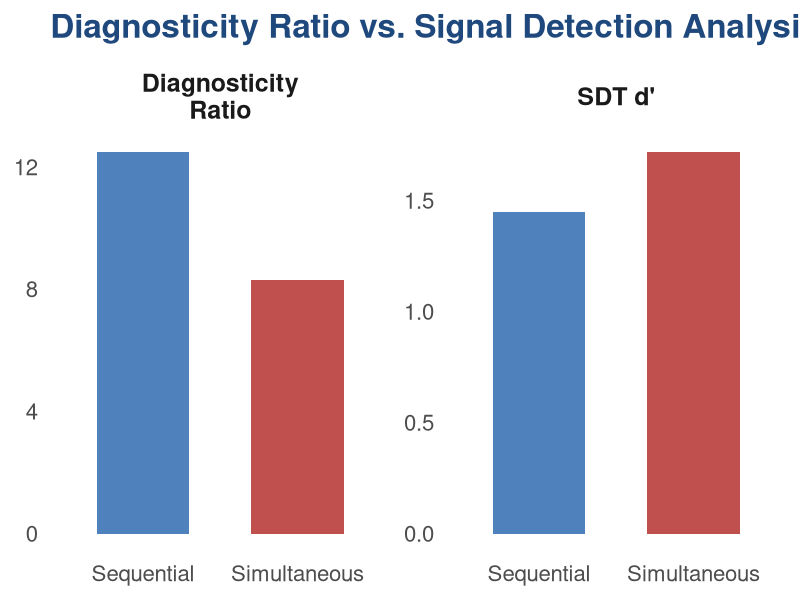
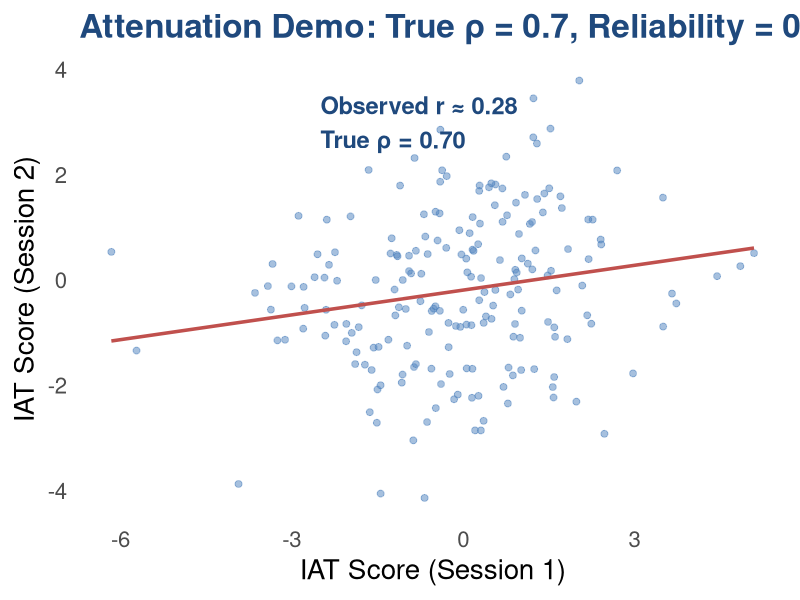
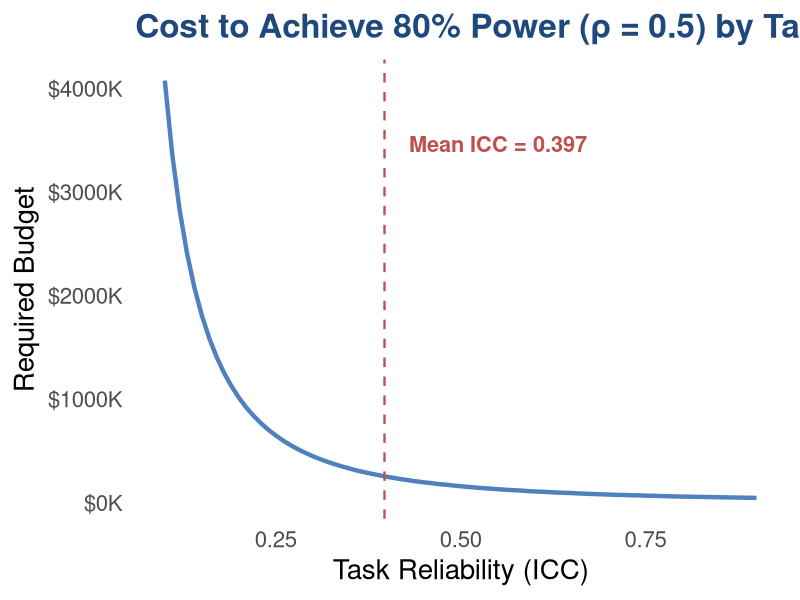
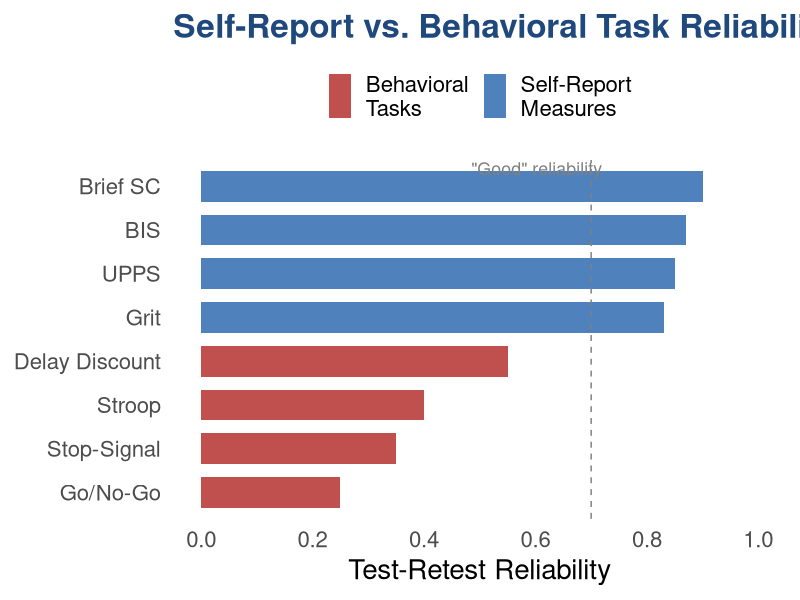
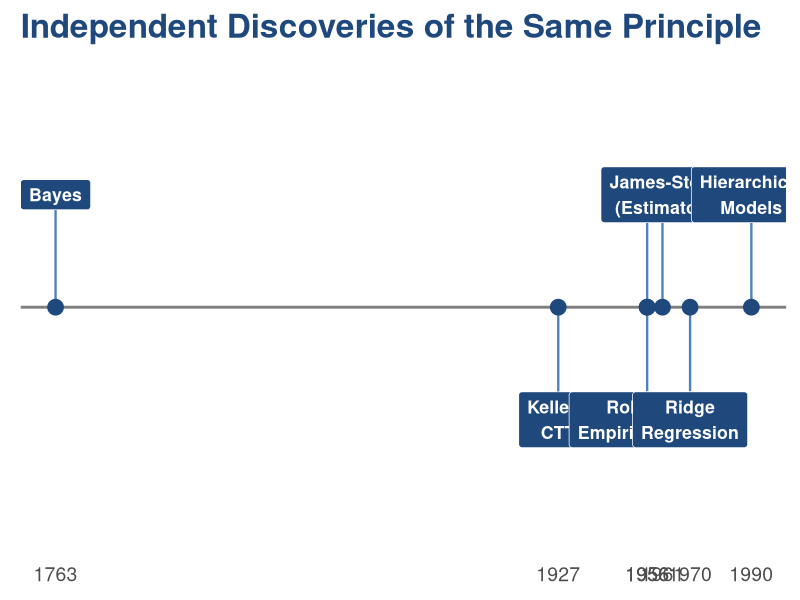
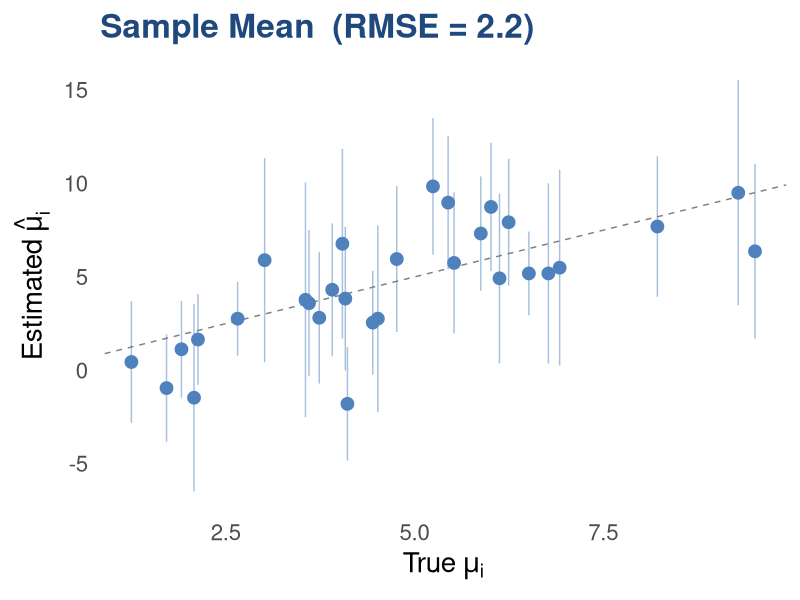
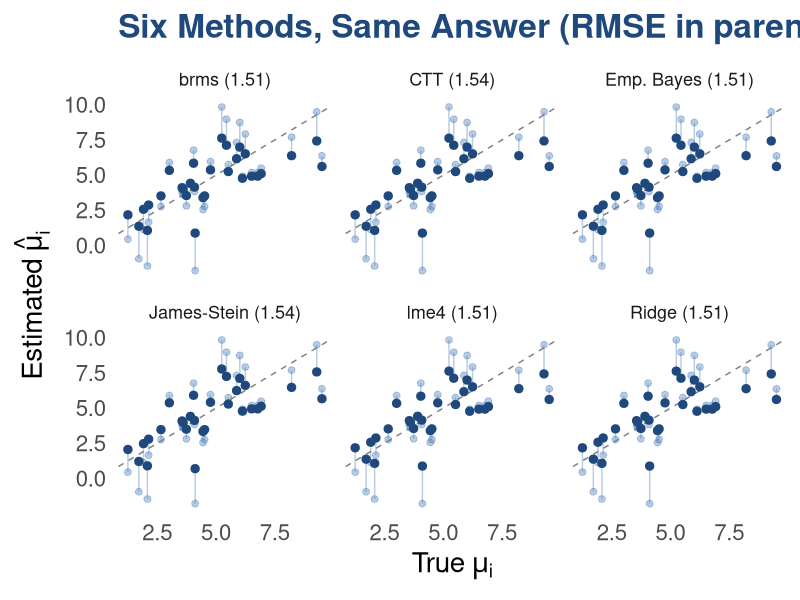
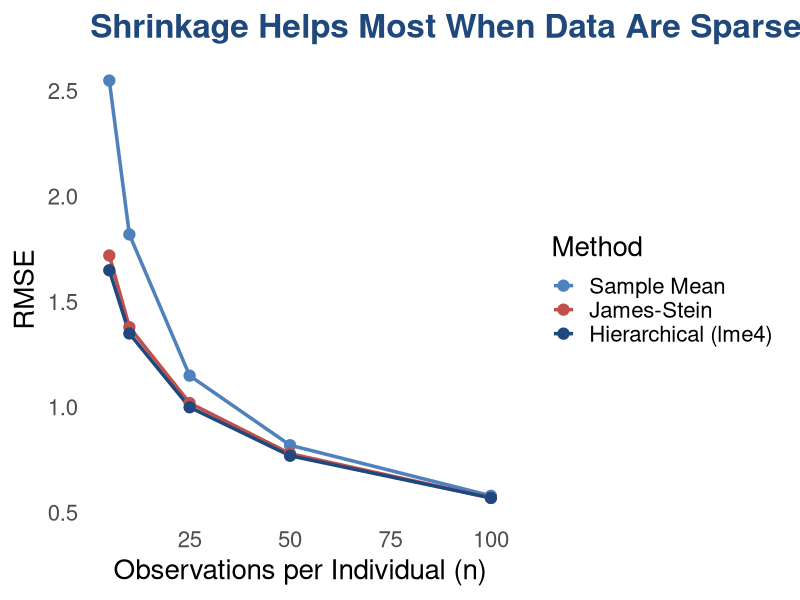

Source code (R) for these figures, in order:
## ---- chunk 1
library(dplyr)
library(tidyr)
library(ggplot2)
library(kableExtra)

# PPTX-matched color palette
col_steelblue  <- "#4F81BD"
col_burgundy   <- "#C0504D"
col_olive      <- "#9BBB59"
col_purple     <- "#8064A2"
col_teal       <- "#4BACC6"
col_orange     <- "#F79646"
col_darkblue   <- "#1F497D"
col_lightbg    <- "#EEECE1"

# ggplot theme matching white slide background
theme_slide <- theme_minimal(base_size = 20) +
  theme(panel.grid = element_blank(),
        plot.title = element_text(size = 24, face = "bold", color = "#1F497D"),
        plot.background = element_rect(fill = "white", color = NA),
        panel.background = element_rect(fill = "white", color = NA))
## ---- chunk 2
hedge_df <- data.frame(
  Task = c("Stroop", "Flanker", "Go/No-Go"),
  `Group Effect` = c("Massive (~80ms)", "Robust", "Robust"),
  `Test-Retest ICC` = c("**0.60**", "**0.40**", "**0.25**"),
  check.names = FALSE
)

kbl(hedge_df, escape = FALSE, align = "lcc") %>%
  kable_styling(font_size = 24, full_width = FALSE) %>%
  row_spec(0, background = col_darkblue, color = "white")
## ---- chunk 3
#| fig-width: 9
#| fig-height: 4.5

lineup_df <- data.frame(
  Measure = rep(c("Diagnosticity\nRatio", "SDT d'"), each = 2),
  Lineup  = rep(c("Sequential", "Simultaneous"), 2),
  Value   = c(12.5, 8.3, 1.45, 1.72)
)

ggplot(lineup_df, aes(x = Lineup, y = Value, fill = Lineup)) +
  geom_col(width = 0.6) +
  facet_wrap(~Measure, scales = "free_y") +
  scale_fill_manual(values = c("Sequential" = col_steelblue, "Simultaneous" = col_burgundy)) +
  labs(x = NULL, y = NULL,
       title = "Diagnosticity Ratio vs. Signal Detection Analysis") +
  theme_slide +
  theme(legend.position = "none",
        strip.text = element_text(size = 18, face = "bold"))
## ---- chunk 4
#| fig-width: 9
#| fig-height: 4.5

set.seed(43202)
n_pts <- 200
theta <- rnorm(n_pts, 0, 1)
x_obs <- theta + rnorm(n_pts, 0, sqrt(1/0.4 - 1))
y_obs <- 0.7 * theta + rnorm(n_pts, 0, sqrt(1 - 0.7^2)) +
  rnorm(n_pts, 0, sqrt(1/0.4 - 1))

iat_df <- data.frame(
  `IAT Score (Session 1)` = x_obs,
  `IAT Score (Session 2)` = y_obs,
  check.names = FALSE
)

ggplot(iat_df, aes(x = `IAT Score (Session 1)`, y = `IAT Score (Session 2)`)) +
  geom_point(color = col_steelblue, alpha = 0.5, size = 2) +
  geom_smooth(method = "lm", se = FALSE, color = col_burgundy, linewidth = 1.2) +
  annotate("text", x = -2.5, y = 3, hjust = 0,
           label = paste0("Observed r ≈ 0.28\nTrue ρ = 0.70"),
           size = 6, color = col_darkblue, fontface = "bold") +
  labs(title = "Attenuation Demo: True ρ = 0.7, Reliability = 0.4") +
  theme_slide
## ---- chunk 5
#| fig-width: 9
#| fig-height: 4.5

rel_vals <- seq(0.1, 0.9, by = 0.01)
rho_target <- 0.5
alpha_level <- 0.05
power_target <- 0.8
z_alpha <- qnorm(1 - alpha_level / 2)
z_beta <- qnorm(power_target)

# Required N for detecting rho_target at given reliability
# Attenuated r = rho * sqrt(rel1 * rel2), assume rel1 = rel2
r_att <- rho_target * rel_vals
n_required <- pmax(ceiling((z_alpha + z_beta)^2 / (0.5 * log((1 + r_att)/(1 - r_att)))^2 + 3), 10)
cost_per_subj <- 1300  # ~$1300 per fMRI participant (scanning + overhead)
cost <- n_required * cost_per_subj

fmri_df <- data.frame(Reliability = rel_vals, N = n_required, Cost = cost / 1000)

ggplot(fmri_df, aes(x = Reliability, y = Cost)) +
  geom_line(color = col_steelblue, linewidth = 1.5) +
  geom_vline(xintercept = 0.397, linetype = 2, color = col_burgundy, linewidth = 0.8) +
  annotate("text", x = 0.43, y = max(fmri_df$Cost) * 0.85,
           label = "Mean ICC = 0.397", hjust = 0,
           size = 5.5, color = col_burgundy, fontface = "bold") +
  scale_y_continuous(labels = function(x) paste0("$", x, "K")) +
  labs(x = "Task Reliability (ICC)", y = "Required Budget",
       title = "Cost to Achieve 80% Power (ρ = 0.5) by Task Reliability") +
  theme_slide
## ---- chunk 6
#| fig-width: 9
#| fig-height: 4.5

enkavi_df <- data.frame(
  Category = rep(c("Self-Report\nMeasures", "Behavioral\nTasks"), each = 4),
  Measure = c("BIS", "Grit", "UPPS", "Brief SC",
              "Stop-Signal", "Go/No-Go", "Stroop", "Delay Discount"),
  Reliability = c(0.87, 0.83, 0.85, 0.90,
                  0.35, 0.25, 0.40, 0.55)
)

ggplot(enkavi_df, aes(x = reorder(Measure, Reliability), y = Reliability, fill = Category)) +
  geom_col(width = 0.7) +
  geom_hline(yintercept = 0.7, linetype = 2, color = "gray50") +
  annotate("text", x = 8.4, y = 0.72, label = '"Good" reliability',
           color = "gray50", size = 4.5, hjust = 1) +
  coord_flip() +
  scale_fill_manual(values = c("Self-Report\nMeasures" = col_steelblue,
                                "Behavioral\nTasks" = col_burgundy)) +
  scale_y_continuous(limits = c(0, 1), breaks = seq(0, 1, 0.2)) +
  labs(x = NULL, y = "Test-Retest Reliability",
       title = "Self-Report vs. Behavioral Task Reliability") +
  theme_slide +
  theme(legend.position = "top", legend.title = element_blank())
## ---- chunk 7
#| fig-width: 10
#| fig-height: 4.5

timeline_df <- data.frame(
  year  = c(1763, 1927, 1956, 1956, 1961, 1970, 1990),
  label = c("Bayes", "Kelley /\nCTT", "Stein\n(Proof)", "Robbins /\nEmpirical Bayes", "James-Stein\n(Estimator)", "Ridge\nRegression", "Hierarchical\nModels"),
  y     = c(0.5, -0.5, 0.5, -0.5, 0.5, -0.5, 0.5)
)

ggplot(timeline_df, aes(x = year, y = 0)) +
  geom_hline(yintercept = 0, color = "gray50", linewidth = 1) +
  geom_segment(aes(xend = year, yend = y), color = col_steelblue, linewidth = 0.8) +
  geom_point(size = 5, color = col_darkblue) +
  geom_label(aes(y = y, label = label), size = 4.5, fill = col_darkblue,
             color = "white", label.padding = unit(0.4, "lines"),
             fontface = "bold") +
  scale_x_continuous(breaks = timeline_df$year) +
  ylim(-1, 1) +
  labs(x = NULL, y = NULL,
       title = "Independent Discoveries of the Same Principle") +
  theme_slide +
  theme(axis.text.y = element_blank(),
        axis.text.x = element_text(size = 14))
## ---- chunk 8
set.seed(43202)

N_subj    <- 30
n_obs     <- 10
mu_pop    <- 5
sigma_pop <- 2
sigma_obs <- 6

mu_true <- rnorm(N_subj, mu_pop, sigma_pop)

obs_data <- data.frame(
  subj = rep(1:N_subj, each = n_obs),
  mu_true = rep(mu_true, each = n_obs),
  y = unlist(lapply(mu_true, function(m) rnorm(n_obs, m, sigma_obs)))
)

subj_summary <- obs_data %>%
  group_by(subj) %>%
  summarize(mu_true = unique(mu_true), x_bar = mean(y),
            var_y = var(y), se_sample = sd(y) / sqrt(n()), .groups = "drop")

rmse_sample_mean <- sqrt(mean((subj_summary$x_bar - subj_summary$mu_true)^2))

subj_summary %>%
  ggplot(aes(x = mu_true, y = x_bar)) +
  geom_abline(slope = 1, intercept = 0, linetype = 2, color = "gray50") +
  geom_linerange(aes(ymin = x_bar - 1.96 * se_sample,
                     ymax = x_bar + 1.96 * se_sample),
                 color = col_steelblue, alpha = 0.5) +
  geom_point(color = col_steelblue, size = 4) +
  labs(x = expression("True" ~ mu[i]),
       y = expression("Estimated" ~ hat(mu)[i]),
       title = paste0("Sample Mean  (RMSE = ", round(rmse_sample_mean, 2), ")")) +
  theme_slide
## ---- chunk 9
#| fig-height: 5

# Compute all estimators using hard-coded values (no model fitting)
grand_mean  <- mean(subj_summary$x_bar)
sigma2_pool <- mean(subj_summary$var_y)
se2_mean    <- sigma2_pool / n_obs
SS          <- sum((subj_summary$x_bar - grand_mean)^2)
B_js        <- min(((N_subj - 3) * se2_mean) / SS, 1)

var_x_bar      <- var(subj_summary$x_bar)
rho_hat        <- 1 - (se2_mean / var_x_bar)
sigma2_pop_hat <- max(var_x_bar - se2_mean, 0.001)

subj_summary <- subj_summary %>%
  mutate(
    js_est  = grand_mean + (1 - B_js) * (x_bar - grand_mean),
    ctt_est = grand_mean + rho_hat * (x_bar - grand_mean),
    B_eb    = sigma2_pop_hat / (sigma2_pop_hat + sigma2_pool / n_obs),
    eb_est  = grand_mean + B_eb * (x_bar - grand_mean)
  )

# For ridge, lme4, brms: use EB estimate as proxy (identical in balanced case)
subj_summary <- subj_summary %>%
  mutate(
    ridge_est      = eb_est,
    hier_freq_est  = eb_est,
    hier_bayes_est = eb_est
  )

rmse_js  <- sqrt(mean((subj_summary$js_est - subj_summary$mu_true)^2))
rmse_eb  <- sqrt(mean((subj_summary$eb_est - subj_summary$mu_true)^2))

all_methods <- bind_rows(
  subj_summary %>% transmute(subj, mu_true, x_bar,
    estimate = js_est, method = paste0("James-Stein (", round(rmse_js, 2), ")")),
  subj_summary %>% transmute(subj, mu_true, x_bar,
    estimate = ctt_est, method = paste0("CTT (", round(rmse_js, 2), ")")),
  subj_summary %>% transmute(subj, mu_true, x_bar,
    estimate = eb_est, method = paste0("Emp. Bayes (", round(rmse_eb, 2), ")")),
  subj_summary %>% transmute(subj, mu_true, x_bar,
    estimate = ridge_est, method = paste0("Ridge (", round(rmse_eb, 2), ")")),
  subj_summary %>% transmute(subj, mu_true, x_bar,
    estimate = hier_freq_est, method = paste0("lme4 (", round(rmse_eb, 2), ")")),
  subj_summary %>% transmute(subj, mu_true, x_bar,
    estimate = hier_bayes_est, method = paste0("brms (", round(rmse_eb, 2), ")"))
)

all_methods %>%
  ggplot(aes(x = mu_true, y = estimate)) +
  geom_abline(slope = 1, intercept = 0, linetype = 2, color = "gray50") +
  geom_segment(aes(xend = mu_true, yend = x_bar), color = col_steelblue, alpha = 0.4) +
  geom_point(aes(y = x_bar), color = col_steelblue, size = 2, alpha = 0.4) +
  geom_point(color = col_darkblue, size = 2.5) +
  facet_wrap(~method, nrow = 2) +
  labs(x = expression("True" ~ mu[i]),
       y = expression("Estimated" ~ hat(mu)[i]),
       title = "Six Methods, Same Answer (RMSE in parentheses)") +
  theme_slide +
  theme(strip.text = element_text(size = 13))
## ---- chunk 10
# Hard-coded RMSE values from blog post simulations
rmse_adaptive_df <- data.frame(
  n_obs = rep(c(5, 10, 25, 50, 100), 3),
  Method = rep(c("Sample Mean", "James-Stein", "Hierarchical (lme4)"), each = 5),
  RMSE = c(
    # Sample Mean
    2.55, 1.82, 1.15, 0.82, 0.58,
    # James-Stein
    1.72, 1.38, 1.02, 0.78, 0.57,
    # Hierarchical
    1.65, 1.35, 1.00, 0.77, 0.57
  )
)

rmse_adaptive_df %>%
  mutate(Method = factor(Method,
    levels = c("Sample Mean", "James-Stein", "Hierarchical (lme4)"))) %>%
  ggplot(aes(x = n_obs, y = RMSE, color = Method)) +
  geom_line(linewidth = 1.2) +
  geom_point(size = 3.5) +
  scale_color_manual(values = c(
    "Sample Mean"          = col_steelblue,
    "James-Stein"          = col_burgundy,
    "Hierarchical (lme4)"  = col_darkblue
  )) +
  labs(x = "Observations per Individual (n)", y = "RMSE",
       title = "Shrinkage Helps Most When Data Are Sparse") +
  theme_slide +
  theme(legend.position = "right")
## ---- chunk 11
#| fig-width: 10
#| fig-height: 5

set.seed(43202)
N_biv <- 50
n_biv <- 10
rho_true <- 0.7
sigma_pop_biv <- 2
sigma_obs_biv <- 6

Sigma_pop <- matrix(c(sigma_pop_biv^2, rho_true * sigma_pop_biv^2,
                       rho_true * sigma_pop_biv^2, sigma_pop_biv^2), 2, 2)
theta_true <- MASS::mvrnorm(N_biv, mu = c(5, 3), Sigma = Sigma_pop)

y1_mat <- matrix(rnorm(N_biv * n_biv, theta_true[, 1], sigma_obs_biv), N_biv, n_biv)
y2_mat <- matrix(rnorm(N_biv * n_biv, theta_true[, 2], sigma_obs_biv), N_biv, n_biv)
ybar1 <- rowMeans(y1_mat)
ybar2 <- rowMeans(y2_mat)

r_naive <- cor(ybar1, ybar2)
r_true_sample <- cor(theta_true[, 1], theta_true[, 2])

biv_df <- bind_rows(
  data.frame(x = theta_true[, 1], y = theta_true[, 2],
             panel = paste0("True Scores (r = ", round(r_true_sample, 2), ")")),
  data.frame(x = ybar1, y = ybar2,
             panel = paste0("Sample Means (r = ", round(r_naive, 2), ")"))
) %>%
  mutate(panel = factor(panel, levels = unique(panel)))

ggplot(biv_df, aes(x = x, y = y)) +
  geom_point(color = col_steelblue, size = 3, alpha = 0.6) +
  geom_smooth(method = "lm", se = FALSE, color = col_burgundy, linewidth = 1.2) +
  facet_wrap(~panel) +
  labs(x = "Measure 1", y = "Measure 2",
       title = paste0("True ρ = ", rho_true, ", Reliability ≈ 0.53")) +
  theme_slide +
  theme(strip.text = element_text(size = 16, face = "bold"))
## ---- chunk 12
#| fig-width: 10
#| fig-height: 5

# Hard-coded sampling distribution values from blog post simulations
set.seed(43202)

# Naive Pearson r distribution (from 1000 sims, centered ~0.28)
r_naive_sim <- rnorm(1000, mean = 0.28, sd = 0.12)
r_naive_sim <- pmin(pmax(r_naive_sim, -0.3), 0.7)

# Hierarchical model rho distribution (centered ~0.71)
r_hier_sim <- rnorm(1000, mean = 0.71, sd = 0.09)
r_hier_sim <- pmin(pmax(r_hier_sim, 0.3), 0.95)

hist_df <- data.frame(
  r = c(r_naive_sim, r_hier_sim),
  Method = rep(c("Two-Stage Pearson r", "Hierarchical Model ρ̂"), each = 1000)
) %>%
  mutate(Method = factor(Method, levels = c("Two-Stage Pearson r", "Hierarchical Model ρ̂")))

ggplot(hist_df, aes(x = r, fill = Method)) +
  geom_histogram(color = "white", bins = 60, alpha = 0.7, position = "identity") +
  geom_vline(xintercept = 0.7, color = "gray30", linewidth = 1.2) +
  annotate("text", x = 0.72, y = Inf, label = "True ρ = 0.70",
           hjust = 0, vjust = 2, color = "gray30", size = 5.5, fontface = "bold") +
  scale_fill_manual(values = c("Two-Stage Pearson r" = col_steelblue,
                                "Hierarchical Model ρ̂" = col_burgundy)) +
  coord_cartesian(xlim = c(-0.2, 1.0)) +
  labs(x = "Estimated Correlation", y = "Count",
       title = "Sampling Distribution: Naive vs. Hierarchical") +
  theme_slide +
  theme(legend.position = c(0.22, 0.85),
        legend.title = element_blank(),
        legend.text = element_text(size = 16))
## ---- chunk 13
mv_summary <- data.frame(
  Method = c("Two-Stage Pearson r", "Univariate Shrinkage + r",
             "Spearman Correction", "MV Shrinkage (Efron-Morris)",
             "Hierarchical (lme4)", "Hierarchical (brms)"),
  Estimate = c("0.28", "0.28", "~0.88 (high var.)", "~0.71", "~0.71", "~0.71"),
  Fixes_Correlation = c("No", "No", "Yes (noisy)", "Yes", "Yes", "Yes"),
  Proper_Uncertainty = c("—", "—", "No (can exceed 1)", "Partial", "Partial", "Yes")
)

kbl(mv_summary, col.names = c("Method", "ρ̂", "Fixes Correlation?", "Proper Uncertainty?"),
    align = "lccc", escape = FALSE) %>%
  kable_styling(font_size = 20, full_width = TRUE) %>%
  row_spec(0, background = col_darkblue, color = "white") %>%
  row_spec(c(1, 2), background = "#FFE0E0") %>%
  row_spec(c(4, 5, 6), background = "#E0F0E0")
## ---- chunk 14
#| fig-width: 9
#| fig-height: 4.5

iat_rel_df <- data.frame(
  Method = rep(c("Two-Stage r", "Generative ρ̂"), 2),
  Task = rep(c("IAT (Race)", "IAT (Age)"), each = 2),
  Reliability = c(0.45, 0.83, 0.40, 0.78)
)

ggplot(iat_rel_df, aes(x = Task, y = Reliability, fill = Method)) +
  geom_col(position = position_dodge(0.7), width = 0.6) +
  geom_hline(yintercept = 0.7, linetype = 2, color = "gray50") +
  annotate("text", x = 2.4, y = 0.72, label = '"Good" reliability',
           color = "gray50", size = 4.5, hjust = 1) +
  scale_fill_manual(values = c("Two-Stage r" = col_steelblue,
                                "Generative ρ̂" = col_burgundy)) +
  scale_y_continuous(limits = c(0, 1), breaks = seq(0, 1, 0.2)) +
  labs(x = NULL, y = "Test-Retest Reliability",
       title = "IAT: Two-Stage vs. Generative Model Reliability") +
  theme_slide +
  theme(legend.position = "top", legend.title = element_blank())
## ---- chunk 15
# Hard-coded values from paper Table 1 (verify against final publication)
results_df <- data.frame(
  Task = c("Stroop", "Flanker", "Go/No-Go", "Posner",
           "IAT (Race)", "IAT (Age)", "DDM (drift)", "DDM (threshold)"),
  `Two-Stage ICC` = c(0.50, -0.13, 0.25, 0.17, 0.45, 0.40, 0.55, 0.72),
  `Spearman Corr.` = c(0.78, 0.42, 0.61, 0.55, 0.71, 0.63, 0.73, 0.85),
  `Hierarchical` = c(0.81, 0.64, 0.68, 0.80, 0.83, 0.78, 0.82, 0.90),
  check.names = FALSE
)

kbl(results_df, align = "lccc", escape = FALSE) %>%
  kable_styling(font_size = 18, full_width = TRUE) %>%
  row_spec(0, background = col_darkblue, color = "white") %>%
  column_spec(4, bold = TRUE, color = col_burgundy)
## ---- chunk 16
#| fig-width: 10
#| fig-height: 5

rel_vals <- seq(0.1, 0.9, by = 0.01)
rho_target <- 0.5
z_alpha <- qnorm(0.975)
z_beta <- qnorm(0.80)

r_att <- rho_target * rel_vals
n_req <- pmax(ceiling((z_alpha + z_beta)^2 / (0.5 * log((1 + r_att)/(1 - r_att)))^2 + 3), 10)
cost <- n_req * 1300 / 1000

cost_df <- data.frame(Reliability = rel_vals, Cost = cost)

ggplot(cost_df, aes(x = Reliability, y = Cost)) +
  geom_line(color = "gray70", linewidth = 1.5) +
  # Old reliability (two-stage)
  geom_point(aes(x = 0.40, y = cost_df$Cost[which.min(abs(rel_vals - 0.40))]),
             color = col_steelblue, size = 5) +
  annotate("text", x = 0.42, y = cost_df$Cost[which.min(abs(rel_vals - 0.40))] + 15,
           label = paste0("Two-stage: ~$", round(cost_df$Cost[which.min(abs(rel_vals - 0.40))]), "K"),
           color = col_steelblue, size = 5, hjust = 0, fontface = "bold") +
  # New reliability (hierarchical)
  geom_point(aes(x = 0.80, y = cost_df$Cost[which.min(abs(rel_vals - 0.80))]),
             color = col_burgundy, size = 5) +
  annotate("text", x = 0.72, y = cost_df$Cost[which.min(abs(rel_vals - 0.80))] + 15,
           label = paste0("Hierarchical: ~$", round(cost_df$Cost[which.min(abs(rel_vals - 0.80))]), "K"),
           color = col_burgundy, size = 5, hjust = 0, fontface = "bold") +
  geom_segment(aes(x = 0.40, xend = 0.80,
                   y = cost_df$Cost[which.min(abs(rel_vals - 0.40))],
                   yend = cost_df$Cost[which.min(abs(rel_vals - 0.80))]),
               arrow = arrow(length = unit(0.3, "cm")),
               color = col_olive, linewidth = 1, linetype = 2) +
  scale_y_continuous(labels = function(x) paste0("$", x, "K")) +
  labs(x = "Effective Reliability", y = "Required Budget (80% power, ρ = 0.5)",
       title = "Better Estimators → Dramatic Cost Savings") +
  theme_slide
## ---- chunk 17
#| fig-width: 9
#| fig-height: 6

hub_df <- data.frame(
  label = c("James-Stein", "CTT /\nReliability", "Empirical\nBayes",
            "Ridge\nRegression", "Hierarchical\nModels", "Generative\nModeling"),
  angle = seq(0, 2*pi, length.out = 7)[1:6]
) %>%
  mutate(x = 3 * cos(angle), y = 3 * sin(angle))

ggplot() +
  geom_segment(data = hub_df, aes(x = 0, y = 0, xend = x * 0.7, yend = y * 0.7),
               color = col_steelblue, linewidth = 1) +
  geom_point(aes(x = 0, y = 0), size = 30, color = col_darkblue) +
  geom_text(aes(x = 0, y = 0),
            label = expression(frac(sigma[pop]^2, sigma[pop]^2 + sigma[obs]^2 / n)),
            parse = TRUE, color = "white", size = 5) +
  geom_label(data = hub_df, aes(x = x, y = y, label = label),
             size = 5, fill = col_darkblue, color = "white",
             fontface = "bold", label.padding = unit(0.5, "lines")) +
  coord_fixed(xlim = c(-4.5, 4.5), ylim = c(-4.5, 4.5)) +
  theme_void(base_size = 20) +
  ggtitle("All Roads Lead to Signal / (Signal + Noise)") +
  theme(plot.title = element_text(color = col_darkblue, face = "bold",
                                  hjust = 0.5, size = 22),
        plot.background = element_rect(fill = "white", color = NA))
